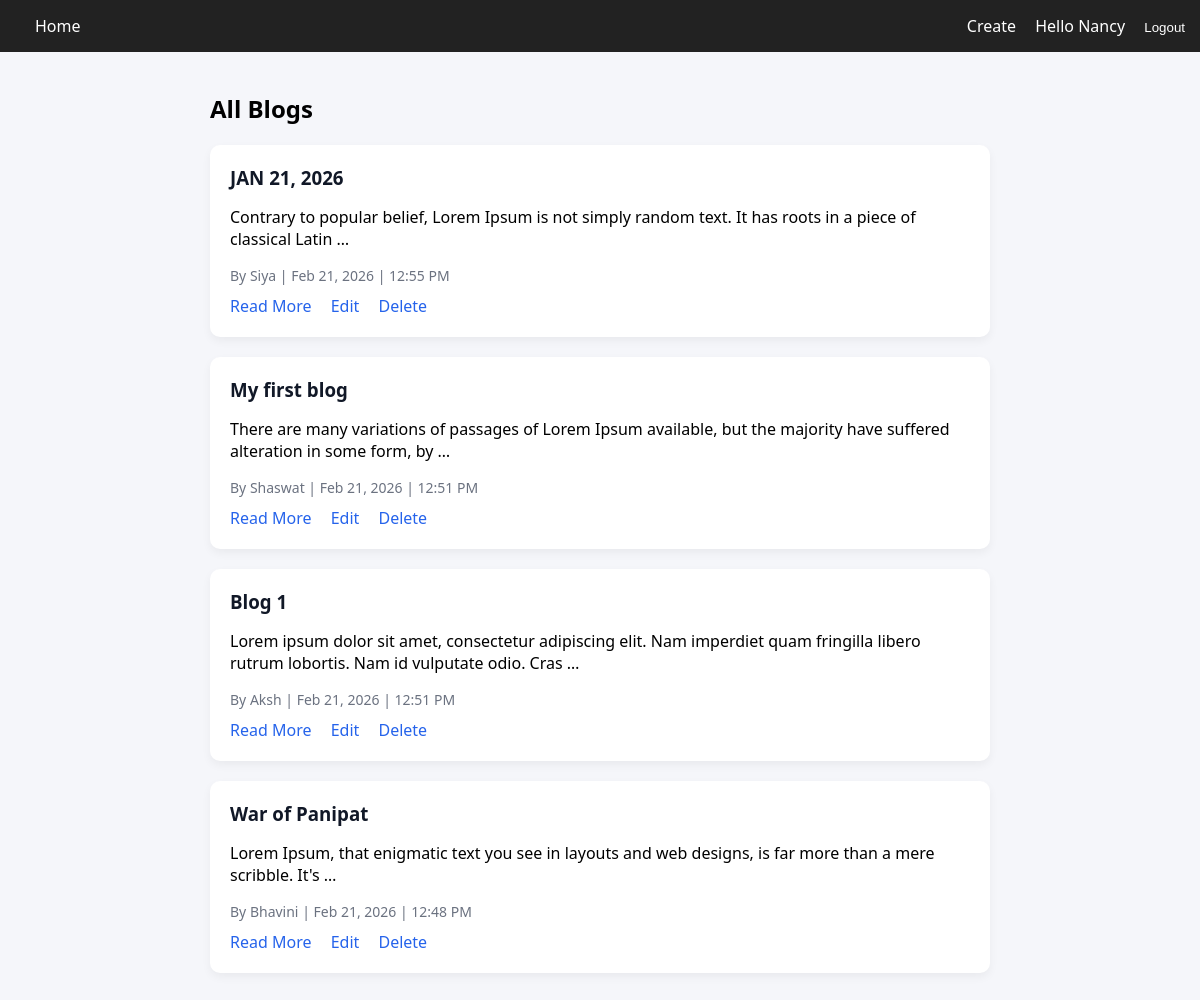
/ (signed in), run on the app's committed database.
### blog/models.py (models this page shows, shortened)
class Blog(models.Model):
    title=models.CharField(max_length=100)
    description=models.TextField()
    timestamp=models.DateTimeField(auto_now_add=True)
    author=models.ForeignKey(User, on_delete=models.CASCADE)

### blog/views.py (the view)
# urls.py: path('', views.home, name='home'),
def home(request):
    blogs = Blog.objects.all().order_by('-timestamp')
    return render(request, 'home.html', {'blogs': blogs})

### templates/home.html
{% extends 'base.html' %}
{% block content %}
<h2>All Blogs</h2>
{% for blog in blogs %}
<div class="blog-card">
    <h3>{{ blog.title }}</h3>
    <p>{{ blog.description|truncatewords:20 }}</p>
    <div class="blog-meta">
        By {{ blog.author.username }} | {{ blog.timestamp|date:"M d, Y | h:i A" }}
    </div>
    <div class="blog-actions" style="margin-top:10px;">
        <a href="{% url 'read' blog.id %}">Read More</a>
        {% if user == blog.author or user.is_superuser %}
            <a href="{% url 'edit' blog.id %}">Edit</a>
            <a href="{% url 'delete' blog.id %}">Delete</a>
        {% endif %}
    </div>
</div>
{% empty %}
<p>No blogs available.</p>
{% endfor %}
{% endblock %}

### templates/base.html (shortened to what this page needs)
<!DOCTYPE html>
<html>
<head>
</head>
<body>
<nav style="display: flex; justify-content: space-between; align-items: center; background-color: #222; padding: 15px;">
    <div>
        <a href="{% url 'home' %}" style="color:white; text-decoration:none;">Home</a>
    </div>
    <div>
        {% if user.is_authenticated %}
            <a href="{% url 'create' %}" style="color:white; margin-right:15px;">Create</a>
            <span style="color:white; margin-right:15px;">Hello {{ user.username }}</span>
            <form method="POST" action="{% url 'logout' %}" style="display:inline;">
    <button type="submit" style="background:none; border:none; color:white; cursor:pointer; padding:0;">
        Logout
    </button>
</form>
        {% else %}
            <a href="{% url 'login' %}" style="color:white; margin-right:15px;">Login</a>
            <a href="{% url 'signup' %}" style="color:white;">Sign Up</a>
        {% endif %}
    </div>
</nav>
<div class="container">
    {% block content %}
    {% endblock %}
</div>
</body>
</html>

### templates/base.html (style rules this page uses)
body { margin: 0; font-family: 'Segoe UI', sans-serif; background-color: #f5f6fa; }
nav { display: flex; justify-content: space-between; align-items: center; background-color: #111827; padding: 15px 40px; }
nav a { color: #ffffff; text-decoration: none; margin-left: 20px; font-weight: 500; }
.container { width: 65%; margin: 40px auto; }
.blog-card { background: #ffffff; padding: 20px; border-radius: 10px; margin-bottom: 20px; box-shadow: 0 4px 10px rgba(0,0,0,0.05); }
.blog-card h3 { margin: 0; color: #111827; }
.blog-meta { color: #6b7280; font-size: 14px; margin-top: 5px; }
.blog-actions a { margin-right: 15px; color: #2563eb; font-weight: 500; text-decoration: none; }
button { background-color: #2563eb; color: white; border: none; padding: 8px 15px; border-radius: 5px; cursor: pointer; }

### data on the page
Blog: title "JAN 21, 2026", description "Contrary to popular belief, Lorem Ipsum is not simply random text. It has roots in a piece of classical Latin …", author.username "Siya", timestamp|h "Feb 21, 2026 | 12:55 PM", shows "Edit"
Blog: title "My first blog", description "There are many variations of passages of Lorem Ipsum available, but the majority have suffered alteration in some form, by …", author.username "Shaswat", timestamp|h "Feb 21, 2026 | 12:51 PM", shows "Edit"
Blog: title "Blog 1", description "Lorem ipsum dolor sit amet, consectetur adipiscing elit. Nam imperdiet quam fringilla libero rutrum lobortis. Nam id vulputate odio. Cras …", author.username "Aksh", timestamp|h "Feb 21, 2026 | 12:51 PM", shows "Edit"
Blog: title "War of Panipat", description "Lorem Ipsum, that enigmatic text you see in layouts and web designs, is far more than a mere scribble. It's …", author.username "Bhavini", timestamp|h "Feb 21, 2026 | 12:48 PM", shows "Edit"

### other printed values
{{ user.username }} "Nancy"
